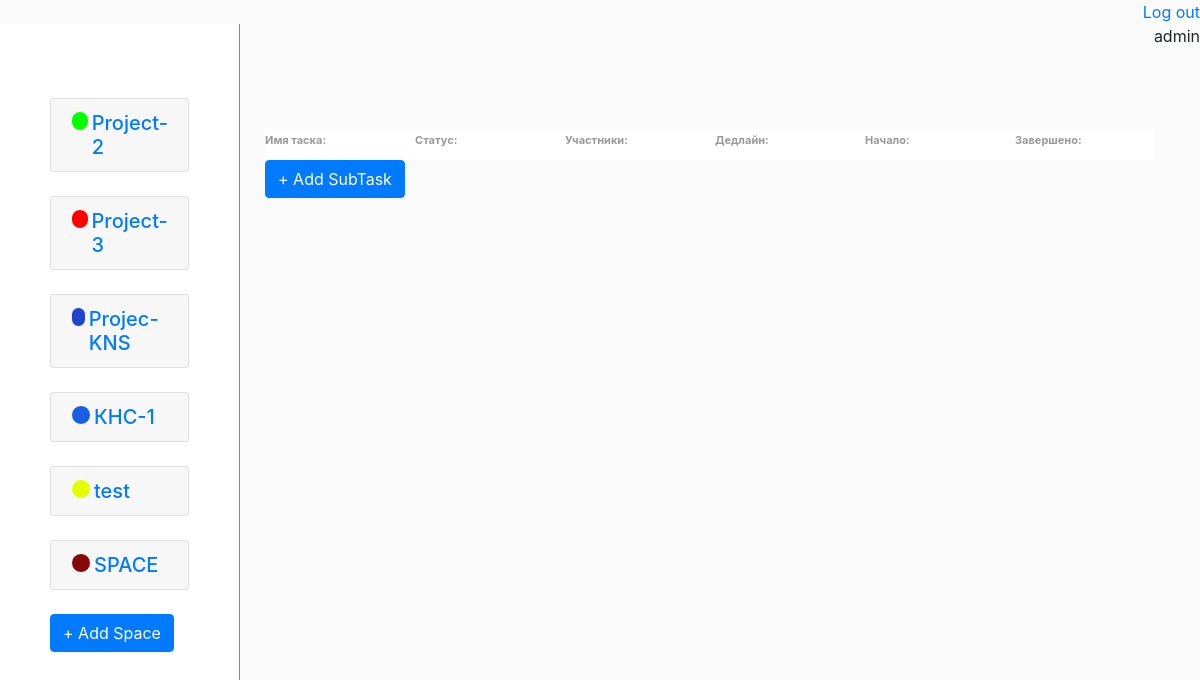
The app's page /subtask/40/ (signed in) with its own data.
### main/models.py (models this page shows)
class Space(models.Model):
    name = models.CharField('Название',max_length=100)
    photo = models.ImageField(upload_to='images/', blank=True)
    assign = models.ManyToManyField(User)
    status = models.ForeignKey(Status, on_delete=models.CASCADE)
    add_date = models.DateField(auto_now_add=True)
    upd_date = models.DateField(auto_now_add=False, auto_now=True)
    created_by = models.CharField(max_length=150)
    color = ColorField(default='#FF0000')
    def __str__(self):
        return (self.name)

### main/views.py (the view)
# urls.py: path('subtask/<int:task_id>/', views.subtask, name = 'subtask_url'),
def subtask(request, task_id):
	space = Space.objects.filter(assign=request.user.id)
	task = get_object_or_404(Task, id=task_id)
	form_list = ListForm()
	form_space = SpaceForm()
	if request.method == "POST":
		subtask_form = SubTaskForm(request.POST)
		if subtask_form.is_valid():
			post = subtask_form.save()
			post.save()
			return redirect(reverse('subtask_url', args = (task.id,)))
	else:
		subtask_form = SubTaskForm(initial = {'task': task})
	context = {
		'task':task,
		'subtask_form': subtask_form,
		'space':space,
		'form_list': form_list,
		'form_space': form_space,
		}
	return render(request, 'main/subtask.html', context = context)

### main/models.py (called while the page is built)
    def __str__(self):
        return(self.name_status)

    def __str__(self):
        return (self.name_list)

### templates/main/subtask.html (shortened to what this page needs)
{% extends 'main/index.html' %}
{% load static %}
{% load crispy_forms_tags %}
{% block main %}
{% if user.is_authenticated %}
<div class="all">
    <div class="ri">
        <div class="name">
            <h6 class='textf'>Имя таска: </h6>
            <h6 class='textf'>Статус: </h6>
            <h6 class='textf'>Участники:</h6>
            <h6 class='textf'>Дедлайн: </h6>
            <h6 class='textf'>Начало:</h6>
            <h6 class='textf'>Завершено: </h6>
        </div>
        <button type="button" class="btn btn-primary mb-2" data-toggle="modal" data-target="#SubTaskModal">
         + Add SubTask
        </button>
    </div>
</div>
{% else %}
    <a href="{% url 'accounts:login' %}" class="reg">Войти</a>
{% endif %}
{%endblock%}

### templates/main/index.html (shortened to what this page needs)
{% extends 'base.html' %}
{% load static %}
{% load crispy_forms_tags %}
{% block content %}
{% if user.is_authenticated %}
<div class="left">
<br> {% for i in space %}
<div class="accordion md-accordion" id="accordionEx" role="tablist" aria-multiselectable="true">
  <div class="card">
    <div class="card-header" role="tab" id="{{i.name}}">
      <a  data-toggle="collapse" data-parent="#accordionEx" href="#collapse{{i.name}}" aria-expanded="true"
        aria-controls="collapse{{i.name}}">
        <h5 class="mb-0" id="collapsediv">
          <div id="colorspace" style="background-color: {{i.color}}; "></div>{{i.name}}
        </h5>
      </a>
    </div>
  </div>
</div><br>
    {% endfor %}
<button type="button" class="btn btn-primary" data-toggle="modal" data-target="#SpaceModal">
  + Add Space
</button>
</div>
    {% block main %} {% endblock %}
{% else %}
    <a href="{% url 'accounts:login' %}" class="reg">Войти</a>
{% endif %}
{% endblock %}

### templates/base.html (shortened to what this page needs)
{% load static %}
<!doctype  html>
<html lang="en">
<head>
    <link rel="stylesheet" href="https://cdn.jsdelivr.net/npm/bootstrap@4.5.3/dist/css/bootstrap.min.css">
    <link rel="stylesheet" type="text/css" href="{% static 'main/css/style.css' %}">
        <link rel="stylesheet" href="http://code.jquery.com/ui/1.11.0/themes/smoothness/jquery-ui.css">
</head>
<body>
{% if user.is_authenticated %}
<a class="username" href="{% url 'accounts:logout' %}">Log out</a><br>
    <p class="username">{{user.username}}</p>
    {% else %}
    <a href="{% url 'accounts:login' %}" class="reg">Войти</a> {% endif %}
{% block content %} {% endblock %}
</body>
</html>

### main/static/main/css/style.css (style rules this page uses)
.left { min-height: 100vh; max-height: 100000px; width: 20%; background-color: white !important; border-right: 1px solid #82868D; float: left; padding: 50px; }
body { background-color: #FAFAFA; }
#colorspace { border: 1px solid white; border-radius: 25px; width: 20px; height: 20px; margin-right: 3px; }
#collapsediv { display: flex; }
.name { margin-top: 100px; width: 1520px; display: flex; padding-top: 5px; padding-bottom: 5px; border-radius: 1px; background-color: white; }
h6 { width: 150px; color: #82868D; font-size: 11px; }
h6.textf { width: 150px; color: #34343480; font-size: 11px; font-weight: bolder; }
.ri { margin-left: 20px; overflow: scroll; height: 100vh; padding: 5px; }
.all { display: flex; }
.username { float: right; }

### records on screen
Space: name "Project-2"
Space: name "Project-3"
Space: name "Projec-KNS"
Space: name "КНС-1"
Space: name "test"
Space: name "SPACE"

### other values on screen
{{ user.username }} "admin"
